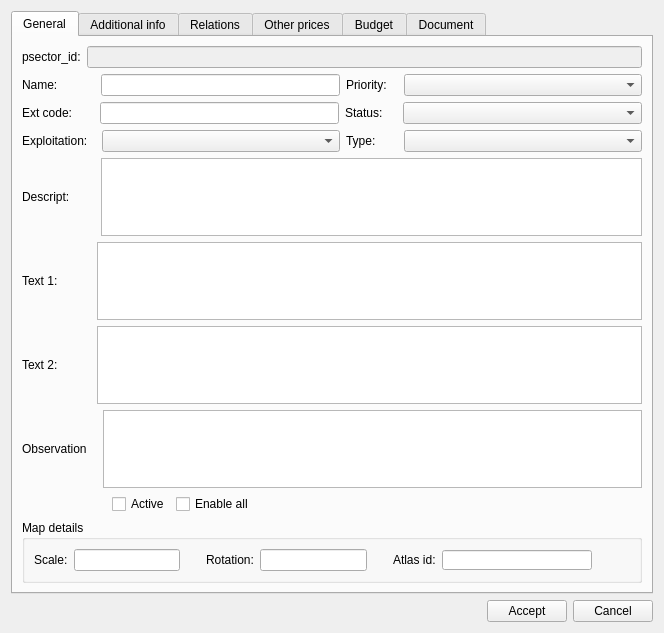
<?xml version="1.0" encoding="UTF-8"?>
<ui version="4.0">
 <class>plan_psector</class>
 <widget class="QDialog" name="plan_psector">
  <property name="geometry">
   <rect>
    <x>0</x>
    <y>0</y>
    <width>664</width>
    <height>633</height>
   </rect>
  </property>
  <property name="windowTitle">
   <string>Plan psector</string>
  </property>
  <layout class="QVBoxLayout" name="verticalLayout">
   <item>
    <widget class="QTabWidget" name="tabWidget">
     <property name="toolTip">
      <string>test1</string>
     </property>
     <property name="currentIndex">
      <number>0</number>
     </property>
     <widget class="QWidget" name="General">
      <attribute name="title">
       <string>General</string>
      </attribute>
      <layout class="QVBoxLayout" name="verticalLayout_3">
       <item>
        <layout class="QHBoxLayout" name="horizontalLayout_10">
         <item>
          <widget class="QLabel" name="lbl_psector_id">
           <property name="text">
            <string>psector_id:</string>
           </property>
          </widget>
         </item>
         <item>
          <widget class="QLineEdit" name="psector_id">
           <property name="enabled">
            <bool>false</bool>
           </property>
          </widget>
         </item>
        </layout>
       </item>
       <item>
        <layout class="QHBoxLayout" name="horizontalLayout_9">
         <item>
          <widget class="QLabel" name="label_2">
           <property name="toolTip">
            <string>tooltip original name puesto en el ui</string>
           </property>
           <property name="text">
            <string>Name:</string>
           </property>
          </widget>
         </item>
         <item>
          <spacer name="horizontalSpacer_2">
           <property name="orientation">
            <enum>Qt::Horizontal</enum>
           </property>
           <property name="sizeType">
            <enum>QSizePolicy::Fixed</enum>
           </property>
           <property name="sizeHint" stdset="0">
            <size>
             <width>37</width>
             <height>20</height>
            </size>
           </property>
          </spacer>
         </item>
         <item>
          <widget class="QLineEdit" name="name">
           <property name="sizePolicy">
            <sizepolicy hsizetype="Expanding" vsizetype="Fixed">
             <horstretch>0</horstretch>
             <verstretch>0</verstretch>
            </sizepolicy>
           </property>
           <property name="minimumSize">
            <size>
             <width>150</width>
             <height>0</height>
            </size>
           </property>
          </widget>
         </item>
         <item>
          <widget class="QLabel" name="label_3">
           <property name="text">
            <string>Priority:</string>
           </property>
          </widget>
         </item>
         <item>
          <spacer name="horizontalSpacer_3">
           <property name="orientation">
            <enum>Qt::Horizontal</enum>
           </property>
           <property name="sizeType">
            <enum>QSizePolicy::Fixed</enum>
           </property>
           <property name="sizeHint" stdset="0">
            <size>
             <width>11</width>
             <height>20</height>
            </size>
           </property>
          </spacer>
         </item>
         <item>
          <widget class="QComboBox" name="priority">
           <property name="sizePolicy">
            <sizepolicy hsizetype="Expanding" vsizetype="Preferred">
             <horstretch>0</horstretch>
             <verstretch>0</verstretch>
            </sizepolicy>
           </property>
          </widget>
         </item>
        </layout>
       </item>
       <item>
        <layout class="QHBoxLayout" name="horizontalLayout_8">
         <item>
          <widget class="QLabel" name="label_4">
           <property name="toolTip">
            <string>tooltip original ext code puesto en el ui</string>
           </property>
           <property name="text">
            <string>Ext code:</string>
           </property>
          </widget>
         </item>
         <item>
          <spacer name="horizontalSpacer_4">
           <property name="orientation">
            <enum>Qt::Horizontal</enum>
           </property>
           <property name="sizeType">
            <enum>QSizePolicy::Fixed</enum>
           </property>
           <property name="sizeHint" stdset="0">
            <size>
             <width>22</width>
             <height>20</height>
            </size>
           </property>
          </spacer>
         </item>
         <item>
          <widget class="QLineEdit" name="ext_code"/>
         </item>
         <item>
          <widget class="QLabel" name="label_8">
           <property name="text">
            <string>Status:</string>
           </property>
          </widget>
         </item>
         <item>
          <spacer name="horizontalSpacer_5">
           <property name="orientation">
            <enum>Qt::Horizontal</enum>
           </property>
           <property name="sizeType">
            <enum>QSizePolicy::Fixed</enum>
           </property>
           <property name="sizeHint" stdset="0">
            <size>
             <width>14</width>
             <height>20</height>
            </size>
           </property>
          </spacer>
         </item>
         <item>
          <widget class="QComboBox" name="status">
           <property name="sizePolicy">
            <sizepolicy hsizetype="Expanding" vsizetype="Preferred">
             <horstretch>0</horstretch>
             <verstretch>0</verstretch>
            </sizepolicy>
           </property>
          </widget>
         </item>
        </layout>
       </item>
       <item>
        <layout class="QHBoxLayout" name="horizontalLayout_7">
         <item>
          <widget class="QLabel" name="label_5">
           <property name="text">
            <string>Exploitation:</string>
           </property>
          </widget>
         </item>
         <item>
          <spacer name="horizontalSpacer_6">
           <property name="orientation">
            <enum>Qt::Horizontal</enum>
           </property>
           <property name="sizeType">
            <enum>QSizePolicy::Fixed</enum>
           </property>
           <property name="sizeHint" stdset="0">
            <size>
             <width>8</width>
             <height>20</height>
            </size>
           </property>
          </spacer>
         </item>
         <item>
          <widget class="QComboBox" name="expl_id">
           <property name="sizePolicy">
            <sizepolicy hsizetype="Expanding" vsizetype="Fixed">
             <horstretch>0</horstretch>
             <verstretch>0</verstretch>
            </sizepolicy>
           </property>
          </widget>
         </item>
         <item>
          <widget class="QLabel" name="label_9">
           <property name="text">
            <string>Type:</string>
           </property>
          </widget>
         </item>
         <item>
          <spacer name="horizontalSpacer_7">
           <property name="orientation">
            <enum>Qt::Horizontal</enum>
           </property>
           <property name="sizeType">
            <enum>QSizePolicy::Fixed</enum>
           </property>
           <property name="sizeHint" stdset="0">
            <size>
             <width>22</width>
             <height>20</height>
            </size>
           </property>
          </spacer>
         </item>
         <item>
          <widget class="QComboBox" name="psector_type">
           <property name="sizePolicy">
            <sizepolicy hsizetype="Expanding" vsizetype="Fixed">
             <horstretch>0</horstretch>
             <verstretch>0</verstretch>
            </sizepolicy>
           </property>
          </widget>
         </item>
        </layout>
       </item>
       <item>
        <layout class="QHBoxLayout" name="horizontalLayout_5">
         <item>
          <widget class="QLabel" name="label_7">
           <property name="text">
            <string>Descript:</string>
           </property>
          </widget>
         </item>
         <item>
          <spacer name="horizontalSpacer_10">
           <property name="orientation">
            <enum>Qt::Horizontal</enum>
           </property>
           <property name="sizeType">
            <enum>QSizePolicy::Fixed</enum>
           </property>
           <property name="sizeHint" stdset="0">
            <size>
             <width>25</width>
             <height>20</height>
            </size>
           </property>
          </spacer>
         </item>
         <item>
          <widget class="QTextEdit" name="descript"/>
         </item>
        </layout>
       </item>
       <item>
        <layout class="QHBoxLayout" name="horizontalLayout_4">
         <item>
          <widget class="QLabel" name="label_11">
           <property name="text">
            <string>Text 1:</string>
           </property>
          </widget>
         </item>
         <item>
          <spacer name="horizontalSpacer_11">
           <property name="orientation">
            <enum>Qt::Horizontal</enum>
           </property>
           <property name="sizeType">
            <enum>QSizePolicy::Fixed</enum>
           </property>
           <property name="sizeHint" stdset="0">
            <size>
             <width>33</width>
             <height>20</height>
            </size>
           </property>
          </spacer>
         </item>
         <item>
          <widget class="QTextEdit" name="text1"/>
         </item>
        </layout>
       </item>
       <item>
        <layout class="QHBoxLayout" name="horizontalLayout_2">
         <item>
          <widget class="QLabel" name="label_12">
           <property name="text">
            <string>Text 2:</string>
           </property>
          </widget>
         </item>
         <item>
          <spacer name="horizontalSpacer_13">
           <property name="orientation">
            <enum>Qt::Horizontal</enum>
           </property>
           <property name="sizeType">
            <enum>QSizePolicy::Fixed</enum>
           </property>
           <property name="sizeHint" stdset="0">
            <size>
             <width>33</width>
             <height>20</height>
            </size>
           </property>
          </spacer>
         </item>
         <item>
          <widget class="QTextEdit" name="text2"/>
         </item>
        </layout>
       </item>
       <item>
        <layout class="QHBoxLayout" name="horizontalLayout_3">
         <item>
          <widget class="QLabel" name="label_13">
           <property name="text">
            <string>Observation</string>
           </property>
          </widget>
         </item>
         <item>
          <spacer name="horizontalSpacer_12">
           <property name="orientation">
            <enum>Qt::Horizontal</enum>
           </property>
           <property name="sizeType">
            <enum>QSizePolicy::Fixed</enum>
           </property>
           <property name="sizeHint" stdset="0">
            <size>
             <width>10</width>
             <height>20</height>
            </size>
           </property>
          </spacer>
         </item>
         <item>
          <widget class="QTextEdit" name="observ"/>
         </item>
        </layout>
       </item>
       <item>
        <layout class="QHBoxLayout" name="horizontalLayout_11">
         <item>
          <spacer name="horizontalSpacer_14">
           <property name="orientation">
            <enum>Qt::Horizontal</enum>
           </property>
           <property name="sizeType">
            <enum>QSizePolicy::Fixed</enum>
           </property>
           <property name="sizeHint" stdset="0">
            <size>
             <width>90</width>
             <height>20</height>
            </size>
           </property>
          </spacer>
         </item>
         <item>
          <widget class="QCheckBox" name="active">
           <property name="text">
            <string>Active</string>
           </property>
          </widget>
         </item>
         <item>
          <widget class="QCheckBox" name="chk_enable_all">
           <property name="text">
            <string>Enable all</string>
           </property>
          </widget>
         </item>
         <item>
          <spacer name="horizontalSpacer_15">
           <property name="orientation">
            <enum>Qt::Horizontal</enum>
           </property>
           <property name="sizeHint" stdset="0">
            <size>
             <width>40</width>
             <height>20</height>
            </size>
           </property>
          </spacer>
         </item>
        </layout>
       </item>
       <item>
        <widget class="QGroupBox" name="groupBox">
         <property name="title">
          <string>Map details</string>
         </property>
         <layout class="QGridLayout" name="gridLayout">
          <item row="0" column="0">
           <layout class="QHBoxLayout" name="horizontalLayout_12">
            <item>
             <widget class="QLabel" name="label_15">
              <property name="text">
               <string>Scale:</string>
              </property>
             </widget>
            </item>
            <item>
             <widget class="QLineEdit" name="scale"/>
            </item>
            <item>
             <spacer name="horizontalSpacer_16">
              <property name="orientation">
               <enum>Qt::Horizontal</enum>
              </property>
              <property name="sizeType">
               <enum>QSizePolicy::Fixed</enum>
              </property>
              <property name="sizeHint" stdset="0">
               <size>
                <width>20</width>
                <height>20</height>
               </size>
              </property>
             </spacer>
            </item>
            <item>
             <widget class="QLabel" name="label_14">
              <property name="text">
               <string>Rotation:</string>
              </property>
             </widget>
            </item>
            <item>
             <widget class="QLineEdit" name="rotation"/>
            </item>
            <item>
             <spacer name="horizontalSpacer_17">
              <property name="orientation">
               <enum>Qt::Horizontal</enum>
              </property>
              <property name="sizeType">
               <enum>QSizePolicy::Fixed</enum>
              </property>
              <property name="sizeHint" stdset="0">
               <size>
                <width>20</width>
                <height>20</height>
               </size>
              </property>
             </spacer>
            </item>
            <item>
             <widget class="QLabel" name="label_16">
              <property name="text">
               <string>Atlas id:</string>
              </property>
             </widget>
            </item>
            <item>
             <widget class="QLineEdit" name="atlas_id">
              <property name="sizePolicy">
               <sizepolicy hsizetype="Preferred" vsizetype="Preferred">
                <horstretch>0</horstretch>
                <verstretch>0</verstretch>
               </sizepolicy>
              </property>
              <property name="minimumSize">
               <size>
                <width>150</width>
                <height>0</height>
               </size>
              </property>
              <property name="maximumSize">
               <size>
                <width>1000</width>
                <height>20</height>
               </size>
              </property>
             </widget>
            </item>
            <item>
             <spacer name="horizontalSpacer_18">
              <property name="orientation">
               <enum>Qt::Horizontal</enum>
              </property>
              <property name="sizeHint" stdset="0">
               <size>
                <width>40</width>
                <height>20</height>
               </size>
              </property>
             </spacer>
            </item>
           </layout>
          </item>
         </layout>
        </widget>
       </item>
      </layout>
     </widget>
     <widget class="QWidget" name="additional_info">
      <attribute name="title">
       <string>Additional info</string>
      </attribute>
      <layout class="QGridLayout" name="gridLayout_2">
       <item row="1" column="1">
        <widget class="QTextEdit" name="text3"/>
       </item>
       <item row="2" column="0">
        <widget class="QLabel" name="lbl_text4">
         <property name="text">
          <string>Text 4:</string>
         </property>
        </widget>
       </item>
       <item row="4" column="0" rowspan="2">
        <widget class="QLabel" name="lbl_text6">
         <property name="text">
          <string>Text 6:</string>
         </property>
        </widget>
       </item>
       <item row="0" column="0">
        <widget class="QLabel" name="lbl_num_value">
         <property name="text">
          <string>Num value:</string>
         </property>
        </widget>
       </item>
       <item row="1" column="0">
        <widget class="QLabel" name="lbl_text3">
         <property name="text">
          <string>Text 3:</string>
         </property>
        </widget>
       </item>
       <item row="0" column="1">
        <widget class="QLineEdit" name="num_value"/>
       </item>
       <item row="3" column="0">
        <widget class="QLabel" name="lbl_text5">
         <property name="text">
          <string>Text 5:</string>
         </property>
        </widget>
       </item>
       <item row="5" column="1">
        <widget class="QTextEdit" name="text6"/>
       </item>
       <item row="2" column="1">
        <widget class="QTextEdit" name="text4"/>
       </item>
       <item row="3" column="1">
        <widget class="QTextEdit" name="text5"/>
       </item>
       <item row="6" column="1">
        <spacer name="verticalSpacer">
         <property name="orientation">
          <enum>Qt::Vertical</enum>
         </property>
         <property name="sizeHint" stdset="0">
          <size>
           <width>20</width>
           <height>40</height>
          </size>
         </property>
        </spacer>
       </item>
      </layout>
     </widget>
     <widget class="QWidget" name="tab_rel">
      <attribute name="title">
       <string>Relations</string>
      </attribute>
      <attribute name="toolTip">
       <string>test2</string>
      </attribute>
      <layout class="QVBoxLayout" name="verticalLayout_2">
       <item>
        <layout class="QHBoxLayout" name="horizontalLayout_13">
         <item>
          <widget class="QLineEdit" name="feature_id"/>
         </item>
         <item>
          <widget class="QPushButton" name="btn_insert">
           <property name="text">
            <string/>
           </property>
           <property name="icon">
            <iconset>
             <normaloff>../../../../Users/user/AppData/Roaming/QGIS/QGIS3/profiles/default/python/plugins/giswater/icons/111b.png</normaloff>../../../../Users/user/AppData/Roaming/QGIS/QGIS3/profiles/default/python/plugins/giswater/icons/111b.png</iconset>
           </property>
          </widget>
         </item>
         <item>
          <widget class="QPushButton" name="btn_delete">
           <property name="text">
            <string/>
           </property>
           <property name="icon">
            <iconset>
             <normaloff>../../../../Users/user/AppData/Roaming/QGIS/QGIS3/profiles/default/python/plugins/giswater/icons/112b.png</normaloff>../../../../Users/user/AppData/Roaming/QGIS/QGIS3/profiles/default/python/plugins/giswater/icons/112b.png</iconset>
           </property>
          </widget>
         </item>
         <item>
          <widget class="QPushButton" name="btn_snapping">
           <property name="text">
            <string/>
           </property>
           <property name="icon">
            <iconset>
             <normaloff>../../../../Users/user/AppData/Roaming/QGIS/QGIS3/profiles/default/python/plugins/giswater/icons/137.png</normaloff>../../../../Users/user/AppData/Roaming/QGIS/QGIS3/profiles/default/python/plugins/giswater/icons/137.png</iconset>
           </property>
          </widget>
         </item>
        </layout>
       </item>
       <item>
        <widget class="QTabWidget" name="tab_feature">
         <property name="currentIndex">
          <number>0</number>
         </property>
         <widget class="QWidget" name="tab_arc">
          <attribute name="title">
           <string>Arc</string>
          </attribute>
          <layout class="QVBoxLayout" name="verticalLayout_4">
           <item>
            <widget class="QTableView" name="tbl_psector_x_arc"/>
           </item>
          </layout>
         </widget>
         <widget class="QWidget" name="tab_node">
          <attribute name="title">
           <string>Node</string>
          </attribute>
          <layout class="QVBoxLayout" name="verticalLayout_5">
           <item>
            <widget class="QTableView" name="tbl_psector_x_node"/>
           </item>
          </layout>
         </widget>
         <widget class="QWidget" name="tab_connec">
          <attribute name="title">
           <string>Connec</string>
          </attribute>
          <layout class="QVBoxLayout" name="verticalLayout_6">
           <item>
            <widget class="QTableView" name="tbl_psector_x_connec"/>
           </item>
          </layout>
         </widget>
         <widget class="QWidget" name="tab_gully">
          <attribute name="title">
           <string>Gully</string>
          </attribute>
          <layout class="QVBoxLayout" name="verticalLayout_7">
           <item>
            <widget class="QTableView" name="tbl_psector_x_gully"/>
           </item>
          </layout>
         </widget>
        </widget>
       </item>
      </layout>
     </widget>
     <widget class="QWidget" name="tab_3">
      <attribute name="title">
       <string>Other prices</string>
      </attribute>
      <layout class="QHBoxLayout" name="horizontalLayout_10">
       <item>
        <layout class="QVBoxLayout" name="verticalLayout_7">
         <item>
          <widget class="QToolBox" name="toolBox">
           <property name="currentIndex">
            <number>0</number>
           </property>
           <widget class="QWidget" name="page">
            <property name="geometry">
             <rect>
              <x>0</x>
              <y>0</y>
              <width>620</width>
              <height>484</height>
             </rect>
            </property>
            <attribute name="label">
             <string>Total</string>
            </attribute>
            <layout class="QVBoxLayout" name="verticalLayout_8">
             <item>
              <widget class="QTableView" name="selected_rows">
               <property name="sortingEnabled">
                <bool>true</bool>
               </property>
              </widget>
             </item>
             <item>
              <layout class="QHBoxLayout" name="horizontalLayout_12">
               <item>
                <widget class="QPushButton" name="btn_unselect">
                 <property name="minimumSize">
                  <size>
                   <width>0</width>
                   <height>25</height>
                  </size>
                 </property>
                 <property name="maximumSize">
                  <size>
                   <width>150</width>
                   <height>16777215</height>
                  </size>
                 </property>
                 <property name="text">
                  <string>Delete row</string>
                 </property>
                </widget>
               </item>
               <item>
                <widget class="QLabel" name="lbl_psector_type_2">
                 <property name="font">
                  <font>
                   <weight>75</weight>
                   <bold>true</bold>
                  </font>
                 </property>
                 <property name="text">
                  <string>Total:</string>
                 </property>
                 <property name="alignment">
                  <set>Qt::AlignRight|Qt::AlignTrailing|Qt::AlignVCenter</set>
                 </property>
                </widget>
               </item>
               <item>
                <widget class="QLabel" name="lbl_total">
                 <property name="font">
                  <font>
                   <weight>75</weight>
                   <bold>true</bold>
                  </font>
                 </property>
                 <property name="text">
                  <string>0</string>
                 </property>
                 <property name="alignment">
                  <set>Qt::AlignRight|Qt::AlignTrailing|Qt::AlignVCenter</set>
                 </property>
                </widget>
               </item>
              </layout>
             </item>
            </layout>
           </widget>
           <widget class="QWidget" name="page_2">
            <property name="geometry">
             <rect>
              <x>0</x>
              <y>0</y>
              <width>161</width>
              <height>139</height>
             </rect>
            </property>
            <attribute name="label">
             <string>ADD PRICES</string>
            </attribute>
            <layout class="QVBoxLayout" name="verticalLayout_9">
             <item>
              <layout class="QHBoxLayout" name="horizontalLayout_11">
               <item>
                <widget class="QLineEdit" name="txt_name"/>
               </item>
               <item>
                <spacer name="horizontalSpacer_17">
                 <property name="orientation">
                  <enum>Qt::Horizontal</enum>
                 </property>
                 <property name="sizeHint" stdset="0">
                  <size>
                   <width>40</width>
                   <height>20</height>
                  </size>
                 </property>
                </spacer>
               </item>
               <item>
                <widget class="QPushButton" name="btn_select">
                 <property name="text">
                  <string>Add</string>
                 </property>
                </widget>
               </item>
              </layout>
             </item>
             <item>
              <widget class="QTableView" name="all_rows">
               <property name="sortingEnabled">
                <bool>true</bool>
               </property>
              </widget>
             </item>
             <item>
              <widget class="QLabel" name="lbl_descript">
               <property name="text">
                <string/>
               </property>
              </widget>
             </item>
            </layout>
           </widget>
          </widget>
         </item>
        </layout>
       </item>
      </layout>
     </widget>
     <widget class="QWidget" name="tab">
      <attribute name="title">
       <string>Budget</string>
      </attribute>
      <layout class="QVBoxLayout" name="verticalLayout_10">
       <item>
        <layout class="QHBoxLayout" name="horizontalLayout_13" stretch="0,0,0,0">
         <property name="sizeConstraint">
          <enum>QLayout::SetDefaultConstraint</enum>
         </property>
         <property name="bottomMargin">
          <number>0</number>
         </property>
         <item>
          <widget class="QLabel" name="gexpenses_label_10">
           <property name="sizePolicy">
            <sizepolicy hsizetype="Preferred" vsizetype="Fixed">
             <horstretch>0</horstretch>
             <verstretch>0</verstretch>
            </sizepolicy>
           </property>
           <property name="minimumSize">
            <size>
             <width>0</width>
             <height>20</height>
            </size>
           </property>
           <property name="maximumSize">
            <size>
             <width>16777215</width>
             <height>20</height>
            </size>
           </property>
           <property name="text">
            <string>Total arcs:</string>
           </property>
          </widget>
         </item>
         <item>
          <spacer name="horizontalSpacer_24">
           <property name="orientation">
            <enum>Qt::Horizontal</enum>
           </property>
           <property name="sizeHint" stdset="0">
            <size>
             <width>40</width>
             <height>20</height>
            </size>
           </property>
          </spacer>
         </item>
         <item>
          <widget class="QLabel" name="total_arc">
           <property name="text">
            <string/>
           </property>
          </widget>
         </item>
         <item>
          <widget class="QLabel" name="cur_total_arc">
           <property name="text">
            <string/>
           </property>
          </widget>
         </item>
        </layout>
       </item>
       <item>
        <layout class="QHBoxLayout" name="horizontalLayout_15">
         <item>
          <widget class="QLabel" name="gexpenses_label_3">
           <property name="maximumSize">
            <size>
             <width>16777215</width>
             <height>20</height>
            </size>
           </property>
           <property name="text">
            <string>Total nodes:</string>
           </property>
          </widget>
         </item>
         <item>
          <spacer name="horizontalSpacer_25">
           <property name="orientation">
            <enum>Qt::Horizontal</enum>
           </property>
           <property name="sizeHint" stdset="0">
            <size>
             <width>40</width>
             <height>20</height>
            </size>
           </property>
          </spacer>
         </item>
         <item>
          <widget class="QLabel" name="total_node">
           <property name="text">
            <string/>
           </property>
          </widget>
         </item>
         <item>
          <widget class="QLabel" name="cur_total_node">
           <property name="text">
            <string/>
           </property>
          </widget>
         </item>
        </layout>
       </item>
       <item>
        <layout class="QHBoxLayout" name="horizontalLayout_14">
         <item>
          <widget class="QLabel" name="gexpenses_label_4">
           <property name="maximumSize">
            <size>
             <width>16777215</width>
             <height>20</height>
            </size>
           </property>
           <property name="text">
            <string>Total other prices:</string>
           </property>
          </widget>
         </item>
         <item>
          <spacer name="horizontalSpacer_26">
           <property name="orientation">
            <enum>Qt::Horizontal</enum>
           </property>
           <property name="sizeHint" stdset="0">
            <size>
             <width>40</width>
             <height>20</height>
            </size>
           </property>
          </spacer>
         </item>
         <item>
          <widget class="QLabel" name="total_other">
           <property name="text">
            <string/>
           </property>
          </widget>
         </item>
         <item>
          <widget class="QLabel" name="cur_total_other">
           <property name="text">
            <string/>
           </property>
          </widget>
         </item>
        </layout>
       </item>
       <item>
        <widget class="Line" name="line">
         <property name="orientation">
          <enum>Qt::Horizontal</enum>
         </property>
        </widget>
       </item>
       <item>
        <layout class="QHBoxLayout" name="horizontalLayout_16">
         <item>
          <spacer name="horizontalSpacer_20">
           <property name="orientation">
            <enum>Qt::Horizontal</enum>
           </property>
           <property name="sizeHint" stdset="0">
            <size>
             <width>40</width>
             <height>20</height>
            </size>
           </property>
          </spacer>
         </item>
         <item>
          <widget class="QLabel" name="gexpenses_label_8">
           <property name="maximumSize">
            <size>
             <width>16777215</width>
             <height>20</height>
            </size>
           </property>
           <property name="text">
            <string>Total:</string>
           </property>
          </widget>
         </item>
         <item>
          <widget class="QLabel" name="pem">
           <property name="text">
            <string/>
           </property>
          </widget>
         </item>
         <item>
          <widget class="QLabel" name="cur_pem">
           <property name="text">
            <string/>
           </property>
          </widget>
         </item>
        </layout>
       </item>
       <item>
        <layout class="QHBoxLayout" name="horizontalLayout_27">
         <item>
          <widget class="QLabel" name="gexpenses_label">
           <property name="text">
            <string>General expenses</string>
           </property>
          </widget>
         </item>
         <item>
          <widget class="QLabel" name="other_label_3">
           <property name="sizePolicy">
            <sizepolicy hsizetype="Fixed" vsizetype="Preferred">
             <horstretch>0</horstretch>
             <verstretch>0</verstretch>
            </sizepolicy>
           </property>
           <property name="text">
            <string>%</string>
           </property>
          </widget>
         </item>
         <item>
          <widget class="QLineEdit" name="gexpenses">
           <property name="sizePolicy">
            <sizepolicy hsizetype="Fixed" vsizetype="Fixed">
             <horstretch>0</horstretch>
             <verstretch>0</verstretch>
            </sizepolicy>
           </property>
           <property name="maximumSize">
            <size>
             <width>50</width>
             <height>20</height>
            </size>
           </property>
          </widget>
         </item>
         <item>
          <widget class="QLabel" name="pec_pem">
           <property name="text">
            <string/>
           </property>
           <property name="alignment">
            <set>Qt::AlignRight|Qt::AlignTrailing|Qt::AlignVCenter</set>
           </property>
          </widget>
         </item>
         <item>
          <widget class="QLabel" name="cur_pec_pem">
           <property name="sizePolicy">
            <sizepolicy hsizetype="Fixed" vsizetype="Preferred">
             <horstretch>0</horstretch>
             <verstretch>0</verstretch>
            </sizepolicy>
           </property>
           <property name="text">
            <string/>
           </property>
          </widget>
         </item>
        </layout>
       </item>
       <item>
        <widget class="Line" name="line_2">
         <property name="orientation">
          <enum>Qt::Horizontal</enum>
         </property>
        </widget>
       </item>
       <item>
        <layout class="QHBoxLayout" name="horizontalLayout_20">
         <item>
          <spacer name="horizontalSpacer_18">
           <property name="orientation">
            <enum>Qt::Horizontal</enum>
           </property>
           <property name="sizeHint" stdset="0">
            <size>
             <width>40</width>
             <height>20</height>
            </size>
           </property>
          </spacer>
         </item>
         <item>
          <widget class="QLabel" name="gexpenses_label_5">
           <property name="text">
            <string>Total:</string>
           </property>
          </widget>
         </item>
         <item>
          <widget class="QLabel" name="pec">
           <property name="text">
            <string/>
           </property>
          </widget>
         </item>
         <item>
          <widget class="QLabel" name="cur_pec">
           <property name="text">
            <string/>
           </property>
          </widget>
         </item>
        </layout>
       </item>
       <item>
        <layout class="QHBoxLayout" name="horizontalLayout_22">
         <item>
          <widget class="QLabel" name="vat_label">
           <property name="text">
            <string>VAT:</string>
           </property>
          </widget>
         </item>
         <item>
          <widget class="QLabel" name="other_label_4">
           <property name="sizePolicy">
            <sizepolicy hsizetype="Fixed" vsizetype="Preferred">
             <horstretch>0</horstretch>
             <verstretch>0</verstretch>
            </sizepolicy>
           </property>
           <property name="text">
            <string>%</string>
           </property>
          </widget>
         </item>
         <item>
          <widget class="QLineEdit" name="vat">
           <property name="sizePolicy">
            <sizepolicy hsizetype="Fixed" vsizetype="Fixed">
             <horstretch>0</horstretch>
             <verstretch>0</verstretch>
            </sizepolicy>
           </property>
           <property name="maximumSize">
            <size>
             <width>50</width>
             <height>16777215</height>
            </size>
           </property>
          </widget>
         </item>
         <item>
          <widget class="QLabel" name="pecvat_pem">
           <property name="text">
            <string/>
           </property>
           <property name="alignment">
            <set>Qt::AlignRight|Qt::AlignTrailing|Qt::AlignVCenter</set>
           </property>
          </widget>
         </item>
         <item>
          <widget class="QLabel" name="cur_pecvat_pem">
           <property name="sizePolicy">
            <sizepolicy hsizetype="Fixed" vsizetype="Preferred">
             <horstretch>0</horstretch>
             <verstretch>0</verstretch>
            </sizepolicy>
           </property>
           <property name="text">
            <string/>
           </property>
          </widget>
         </item>
        </layout>
       </item>
       <item>
        <widget class="Line" name="line_3">
         <property name="orientation">
          <enum>Qt::Horizontal</enum>
         </property>
        </widget>
       </item>
       <item>
        <layout class="QHBoxLayout" name="horizontalLayout_23">
         <item>
          <spacer name="horizontalSpacer_19">
           <property name="orientation">
            <enum>Qt::Horizontal</enum>
           </property>
           <property name="sizeHint" stdset="0">
            <size>
             <width>40</width>
             <height>20</height>
            </size>
           </property>
          </spacer>
         </item>
         <item>
          <widget class="QLabel" name="gexpenses_label_6">
           <property name="text">
            <string>Total:</string>
           </property>
          </widget>
         </item>
         <item>
          <widget class="QLabel" name="pec_vat">
           <property name="text">
            <string/>
           </property>
          </widget>
         </item>
         <item>
          <widget class="QLabel" name="cur_pec_vat">
           <property name="text">
            <string/>
           </property>
          </widget>
         </item>
        </layout>
       </item>
       <item>
        <layout class="QHBoxLayout" name="horizontalLayout_24">
         <item>
          <widget class="QLabel" name="other_label_2">
           <property name="text">
            <string>Other expenses</string>
           </property>
          </widget>
         </item>
         <item>
          <widget class="QLabel" name="other_label">
           <property name="sizePolicy">
            <sizepolicy hsizetype="Fixed" vsizetype="Preferred">
             <horstretch>0</horstretch>
             <verstretch>0</verstretch>
            </sizepolicy>
           </property>
           <property name="text">
            <string>%</string>
           </property>
          </widget>
         </item>
         <item>
          <widget class="QLineEdit" name="other">
           <property name="sizePolicy">
            <sizepolicy hsizetype="Fixed" vsizetype="Fixed">
             <horstretch>0</horstretch>
             <verstretch>0</verstretch>
            </sizepolicy>
           </property>
           <property name="maximumSize">
            <size>
             <width>50</width>
             <height>16777215</height>
            </size>
           </property>
          </widget>
         </item>
         <item>
          <widget class="QLabel" name="pca_pecvat">
           <property name="text">
            <string/>
           </property>
           <property name="alignment">
            <set>Qt::AlignRight|Qt::AlignTrailing|Qt::AlignVCenter</set>
           </property>
          </widget>
         </item>
         <item>
          <widget class="QLabel" name="cur_pca_pecvat">
           <property name="sizePolicy">
            <sizepolicy hsizetype="Fixed" vsizetype="Preferred">
             <horstretch>0</horstretch>
             <verstretch>0</verstretch>
            </sizepolicy>
           </property>
           <property name="text">
            <string/>
           </property>
          </widget>
         </item>
        </layout>
       </item>
       <item>
        <widget class="Line" name="line_4">
         <property name="orientation">
          <enum>Qt::Horizontal</enum>
         </property>
        </widget>
       </item>
       <item>
        <layout class="QHBoxLayout" name="horizontalLayout_25">
         <item>
          <spacer name="horizontalSpacer_21">
           <property name="orientation">
            <enum>Qt::Horizontal</enum>
           </property>
           <property name="sizeHint" stdset="0">
            <size>
             <width>40</width>
             <height>20</height>
            </size>
           </property>
          </spacer>
         </item>
         <item>
          <widget class="QLabel" name="gexpenses_label_7">
           <property name="font">
            <font>
             <weight>75</weight>
             <bold>true</bold>
            </font>
           </property>
           <property name="text">
            <string>Total:</string>
           </property>
          </widget>
         </item>
         <item>
          <widget class="QLabel" name="pca">
           <property name="text">
            <string/>
           </property>
          </widget>
         </item>
         <item>
          <widget class="QLabel" name="cur_pca">
           <property name="text">
            <string/>
           </property>
          </widget>
         </item>
        </layout>
       </item>
       <item>
        <spacer name="verticalSpacer_3">
         <property name="orientation">
          <enum>Qt::Vertical</enum>
         </property>
         <property name="sizeHint" stdset="0">
          <size>
           <width>20</width>
           <height>40</height>
          </size>
         </property>
        </spacer>
       </item>
       <item>
        <layout class="QHBoxLayout" name="horizontalLayout_26">
         <item>
          <spacer name="horizontalSpacer_22">
           <property name="orientation">
            <enum>Qt::Horizontal</enum>
           </property>
           <property name="sizeHint" stdset="0">
            <size>
             <width>40</width>
             <height>20</height>
            </size>
           </property>
          </spacer>
         </item>
         <item>
          <widget class="QPushButton" name="btn_rapports">
           <property name="minimumSize">
            <size>
             <width>150</width>
             <height>0</height>
            </size>
           </property>
           <property name="focusPolicy">
            <enum>Qt::TabFocus</enum>
           </property>
           <property name="text">
            <string>Generate rapports</string>
           </property>
          </widget>
         </item>
        </layout>
       </item>
       <item>
        <spacer name="verticalSpacer_2">
         <property name="orientation">
          <enum>Qt::Vertical</enum>
         </property>
         <property name="sizeHint" stdset="0">
          <size>
           <width>20</width>
           <height>40</height>
          </size>
         </property>
        </spacer>
       </item>
      </layout>
     </widget>
     <widget class="QWidget" name="tab_document">
      <attribute name="title">
       <string>Document</string>
      </attribute>
      <layout class="QVBoxLayout" name="verticalLayout_9">
       <item>
        <layout class="QVBoxLayout" name="verticalLayout_8">
         <item>
          <layout class="QHBoxLayout" name="horizontalLayout_14">
           <item>
            <widget class="QLineEdit" name="doc_id"/>
           </item>
           <item>
            <spacer name="horizontalSpacer_19">
             <property name="orientation">
              <enum>Qt::Horizontal</enum>
             </property>
             <property name="sizeHint" stdset="0">
              <size>
               <width>40</width>
               <height>20</height>
              </size>
             </property>
            </spacer>
           </item>
           <item>
            <widget class="QPushButton" name="btn_doc_insert">
             <property name="text">
              <string/>
             </property>
             <property name="icon">
              <iconset>
               <normaloff>../icons/111b.png</normaloff>../icons/111b.png</iconset>
             </property>
            </widget>
           </item>
           <item>
            <widget class="QPushButton" name="btn_doc_delete">
             <property name="icon">
              <iconset>
               <normaloff>../icons/112b.png</normaloff>../icons/112b.png</iconset>
             </property>
            </widget>
           </item>
           <item>
            <widget class="QPushButton" name="btn_doc_new">
             <property name="text">
              <string/>
             </property>
             <property name="icon">
              <iconset>
               <normaloff>../icons/34.png</normaloff>../icons/34.png</iconset>
             </property>
            </widget>
           </item>
           <item>
            <widget class="QPushButton" name="btn_open_doc">
             <property name="text">
              <string/>
             </property>
             <property name="icon">
              <iconset>
               <normaloff>../icons/170b.png</normaloff>../icons/170b.png</iconset>
             </property>
            </widget>
           </item>
          </layout>
         </item>
         <item>
          <widget class="QTableView" name="tbl_document"/>
         </item>
        </layout>
       </item>
      </layout>
     </widget>
    </widget>
   </item>
   <item>
    <layout class="QHBoxLayout" name="horizontalLayout">
     <item>
      <spacer name="horizontalSpacer">
       <property name="orientation">
        <enum>Qt::Horizontal</enum>
       </property>
       <property name="sizeHint" stdset="0">
        <size>
         <width>40</width>
         <height>20</height>
        </size>
       </property>
      </spacer>
     </item>
     <item>
      <widget class="QPushButton" name="btn_accept">
       <property name="text">
        <string>Accept</string>
       </property>
      </widget>
     </item>
     <item>
      <widget class="QPushButton" name="btn_cancel">
       <property name="text">
        <string>Cancel</string>
       </property>
      </widget>
     </item>
    </layout>
   </item>
  </layout>
 </widget>
 <resources/>
 <connections/>
</ui>
